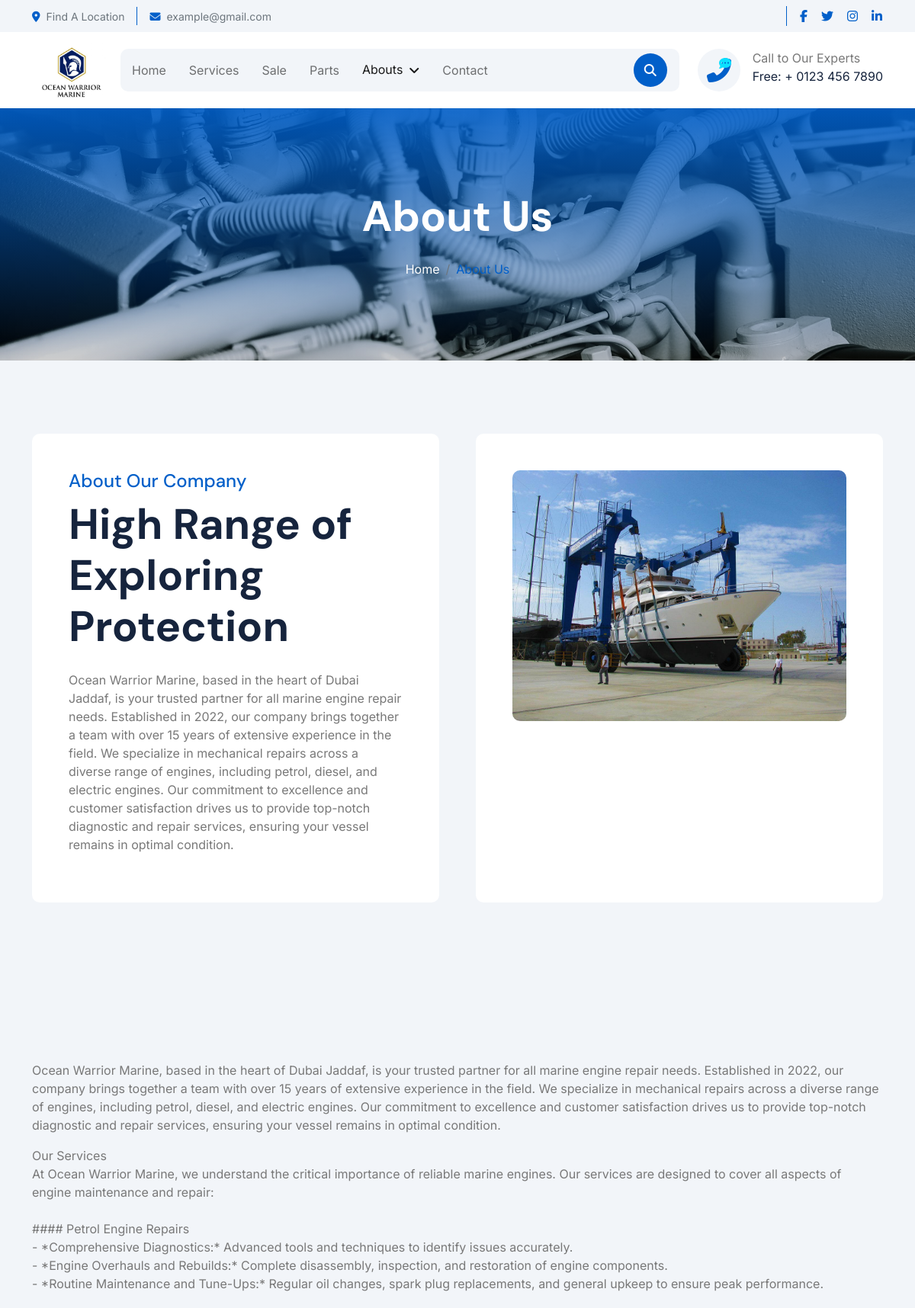
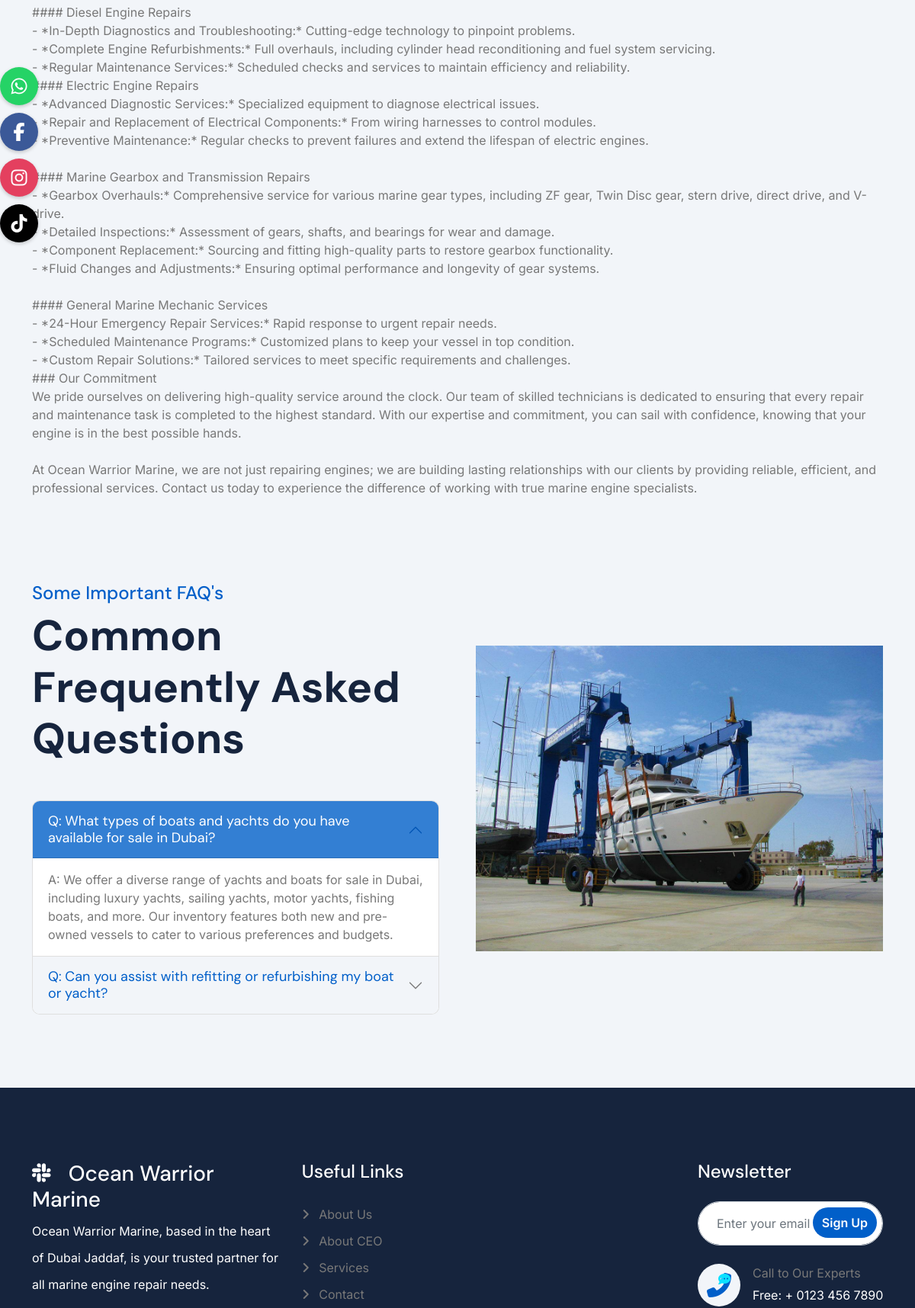
The page /about-us/ (upper part) on the database its author committed (2 pictures, top to bottom).
### settings/models.py (models this page shows, shortened)
class Settings(models.Model):
    site_name = models.CharField( max_length=50)
    logo = models.ImageField( upload_to='setting/')
    phone1 = models.CharField( max_length=30)
    phone2 = models.CharField( max_length=30 , blank=True , null=True)
    email1 = models.EmailField( max_length=254)
    email2 = models.EmailField( max_length=254 ,blank=True , null=True)
    description = models.TextField(max_length=1000)
    fb_link = models.URLField( max_length=200)
    tiktok_link = models.URLField( max_length=200)
    instagram_link = models.URLField( max_length=200)
    whatsapp_link = models.URLField( max_length=200)
    address = models.CharField( max_length=50)
    views = models.PositiveIntegerField(default=0)
    class Meta:
        verbose_name = ("Info")
        verbose_name_plural = ("Info")

### aboutus/models.py (models this page shows, shortened)
class AboutUS(models.Model):
    short_description = models.TextField(("short description"),max_length=1000)
    description = models.TextField(("description"),max_length=100000)
    image_cover = models.ImageField(upload_to='about/')
    class Meta:
        verbose_name = ("About US")
        verbose_name_plural = ("About US")

class FAQ(models.Model):
    title = models.CharField( max_length=150)
    description = models.TextField(max_length=3000)

### aboutus/views.py (the view)
# urls.py: path('' , views.about , name='about_ceo'),
def about(request):
    about = AboutUS.objects.last()
    faqs = FAQ.objects.all()
    context = {
        'about':about,
        'faqs':faqs
    }
    return render(request , 'about_us.html' , context)

### aboutus/templates/about_us.html (shortened to what this page needs)
{% extends "base.html" %}
{% load static %}
{% block body %}
<div class="container-fluid bg-breadcrumb">
    <div class="container text-center py-5" style="max-width: 900px;">
        <h4 class="text-white display-4 mb-4 wow fadeInDown" data-wow-delay="0.1s">About Us</h4>
        <ol class="breadcrumb d-flex justify-content-center mb-0 wow fadeInDown" data-wow-delay="0.3s">
            <li class="breadcrumb-item"><a href="/">Home</a></li>
            <li class="breadcrumb-item active text-primary">About Us</li>
        </ol>
    </div>
</div>
<div class="container-fluid bg-light about py-5">
    <div class="container py-5">
        <div class="row g-5">
            <div class="col-xl-6 wow fadeInLeft" data-wow-delay="0.2s">
                <div class="about-item-content bg-white rounded p-5 h-100">
                    <h4 class="text-primary">About Our Company</h4>
                    <h1 class="display-4 mb-4">High Range of Exploring Protection</h1>
                    <p>{{about.short_description|safe}}
                    </p>
                </div>
            </div>
            <div class="col-xl-6 wow fadeInRight" data-wow-delay="0.2s">
                <div class="bg-white rounded p-5 h-100">
                    <div class="row g-4 justify-content-center">
                        <div class="col-12">
                            <div class="rounded bg-light">
                                <img src="{{about.image_cover.url}}" class="img-fluid rounded w-100" alt="">
                            </div>
                        </div>
                    </div>
                </div>
            </div>
        </div>
    </div>
</div>
<div class="container-fluid bg-light about py-5">
    <div class="container py-5">
        <div class="row g-5">
            <div class="w-100">
                <p>{{about.description|safe}}</p>
            </div>
        </div>
    </div>
</div>
<div class="container-fluid faq-section bg-light pb-5">
    <div class="container pb-5">
        <div class="row g-5 align-items-center">
            <div class="col-xl-6 wow fadeInLeft" data-wow-delay="0.2s">
                <div class="h-100">
                    <div class="mb-5">
                        <h4 class="text-primary">Some Important FAQ's</h4>
                        <h1 class="display-4 mb-0">Common Frequently Asked Questions</h1>
                    </div>
                    <div class="accordion" id="accordionExample">
                        {% for faq in faqs %}
                        <div class="accordion-item">
                            <h2 class="accordion-header" id="heading{{ forloop.counter }}">
                                <button class="accordion-button border-0 {% if not forloop.first %}collapsed{% endif %}"
                                    type="button" data-bs-toggle="collapse"
                                    data-bs-target="#collapse{{ forloop.counter }}"
                                    aria-expanded="{% if forloop.first %}true{% else %}false{% endif %}"
                                    aria-controls="collapse{{ forloop.counter }}">
                                    Q: {{ faq.title }}
                                </button>
                            </h2>
                            <div id="collapse{{ forloop.counter }}"
                                class="accordion-collapse collapse {% if forloop.first %}show{% endif %}"
                                aria-labelledby="heading{{ forloop.counter }}" data-bs-parent="#accordionExample">
                                <div class="accordion-body rounded">
                                    A: {{ faq.description }}
                                </div>
                            </div>
                        </div>
                        {% endfor %}
                    </div>
                </div>
            </div>
            <div class="col-xl-6 wow fadeInRight" data-wow-delay="0.4s">
                <img src="{{about.image_cover.url}}" class="img-fluid w-100" alt="">
            </div>
        </div>
    </div>
</div>
{% endblock %}

### templates/base.html (shortened to what this page needs)
<!DOCTYPE html>
{% load static %}
<html lang="en">
<head>
    <link rel="stylesheet" href="https://use.fontawesome.com/releases/v5.15.4/css/all.css" />
    <link href="https://cdn.jsdelivr.net/npm/bootstrap-icons@1.4.1/font/bootstrap-icons.css" rel="stylesheet">
    <link rel="stylesheet" href="https://unpkg.com/swiper/swiper-bundle.min.css">
    <link rel="stylesheet" href="{% static 'lib/animate/animate.min.css'%}" />
    <link href="{% static 'lib/lightbox/css/lightbox.min.css'%}" rel="stylesheet">
    <link href="{% static 'lib/owlcarousel/assets/owl.carousel.min.css'%}" rel="stylesheet">
    <link href="{% static 'css/bootstrap.min.css'%}" rel="stylesheet">
    <link href="{% static 'css/all.min.css'%}" rel="stylesheet">
    <link href="{% static 'css/style.css'%}" rel="stylesheet">
</head>
<body>
    <div class="container-fluid topbar px-0 px-lg-4 bg-light py-2 d-none d-lg-block">
        <div class="container">
            <div class="row gx-0 align-items-center">
                <div class="col-lg-8 text-center text-lg-start mb-lg-0">
                    <div class="d-flex flex-wrap">
                        <div class="border-end border-primary pe-3">
                            <a href="#" class="text-muted small"><i
                                    class="fas fa-map-marker-alt text-primary me-2"></i>Find A Location</a>
                        </div>
                        <div class="ps-3">
                            <a href="mailto:example@gmail.com" class="text-muted small"><i
                                    class="fas fa-envelope text-primary me-2"></i>example@gmail.com</a>
                        </div>
                    </div>
                </div>
                <div class="col-lg-4 text-center text-lg-end">
                    <div class="d-flex justify-content-end">
                        <div class="d-flex border-start border-primary ps-3">
                            <a class="btn p-0 text-primary me-3" href="#"><i class="fab fa-facebook-f"></i></a>
                            <a class="btn p-0 text-primary me-3" href="#"><i class="fab fa-twitter"></i></a>
                            <a class="btn p-0 text-primary me-3" href="#"><i class="fab fa-instagram"></i></a>
                            <a class="btn p-0 text-primary me-0" href="#"><i class="fab fa-linkedin-in"></i></a>
                        </div>
                    </div>
                </div>
            </div>
        </div>
    </div>
    <div class="container-fluid nav-bar px-0 px-lg-4 py-lg-0">
        <div class="container">
            <nav class="navbar navbar-expand-lg navbar-light">
                <a href="/" class="navbar-brand p-0">
                    <img src="{{myfooter.logo.url}}" height="100px" width="100px" alt="Logo">
                </a>
                <div class="collapse navbar-collapse" id="navbarCollapse">
                    <div class="navbar-nav mx-0 mx-lg-auto">
                        <a href="/" class="nav-item nav-link {% if request.path == '/' %}active{% endif %}">Home</a>
                        <a href="{% url 'services'%}"
                            class="nav-item nav-link {% if request.path == '/services/' %}active{% endif %}">Services</a>
                        <a href="{% url 'on_sale'%}"
                            class="nav-item nav-link {% if request.path == '/boats/on_sale/' %}active{% endif %}">Sale</a>
                        <a href="{% url 'parts'%}"
                            class="nav-item nav-link {% if request.path == '/boats/parts/' %}active{% endif %}">Parts</a>
                        <div class="nav-item dropdown">
                            <a href="#" class="nav-link {% if 'about' in request.path %} active {% endif %}"
                                data-bs-toggle="dropdown">
                                <span class="dropdown-toggle">Abouts</span>
                            </a>
                        </div>
                        <a href="{% url 'contact'%}"
                            class="nav-item {% if request.path == '/contact/' %}active{% endif %} nav-link">Contact</a>
                        <div class="nav-btn px-3">
                            <button class="btn-search btn btn-primary btn-md-square rounded-circle flex-shrink-0"
                                data-bs-toggle="modal" data-bs-target="#searchModal"><i
                                    class="fas fa-search"></i></button>
                        </div>
                    </div>
                </div>
                <div class="d-none d-xl-flex flex-shrink-0 ps-4">
                    <a href="#" class="btn btn-light btn-lg-square rounded-circle position-relative wow tada"
                        data-wow-delay=".9s">
                        <i class="fa fa-phone-alt fa-2x"></i>
                        <div class="position-absolute" style="top: 7px; right: 12px;">
                            <span><i class="fa fa-comment-dots text-secondary"></i></span>
                        </div>
                    </a>
                    <div class="d-flex flex-column ms-3">
                        <span>Call to Our Experts</span>
                        <a href="tel:+ 0123 456 7890"><span class="text-dark">Free: + 0123 456 7890</span></a>
                    </div>
                </div>
            </nav>
        </div>
    </div>
     <div class="social-icons-side">
        <a href="https://wa.me/{{myfooter.phone1}}" class="whatsapp-side" target="_blank"><i class="fab fa-whatsapp"></i></a>
        <a href="{{myfooter.fb_link}}" class="facebook-side" target="_blank"><i class="fab fa-facebook-f"></i></a>
        <a href="{{myfooter.instagram_link}}" class="instagram-side" target="_blank"><i class="fab fa-instagram"></i></a>
        <a href="{{myfooter.tiktok_link}}" class="tiktok-side" target="_blank"><i class="fab fa-tiktok"></i></a>
    </div>
    {% block body %}
    {% endblock body %}
    <div class="container-fluid footer py-5 wow fadeIn" data-wow-delay="0.2s">
        <div class="container py-5">
            <div class="row g-5">
                <div class="col-xl-9">
                    <div class="mb-5">
                        <div class="row g-4">
                            <div class="col-md-6 col-lg-6 col-xl-5">
                                <div class="footer-item">
                                    <a href="/" class="p-0">
                                        <h3 class="text-white"><i class="fab fa-slack me-3"></i> {{myfooter.site_name}}
                                        </h3>
                                    </a>
                                    <p class="text-white mb-4">{{myfooter.description}}</p>
                                </div>
                            </div>
                            <div class="col-md-6 col-lg-6 col-xl-3">
                                <div class="footer-item">
                                    <h4 class="text-white mb-4">Useful Links</h4>
                                    <a href="{% url 'about_us'%}"><i class="fas fa-angle-right me-2"></i> About Us</a>
                                    <a href="{% url 'about_ceo'%}"><i class="fas fa-angle-right me-2"></i> About CEO</a>
                                    <a href="{% url 'services'%}"><i class="fas fa-angle-right me-2"></i> Services</a>
                                    <a href="{% url 'contact'%}"><i class="fas fa-angle-right me-2"></i> Contact</a>
                                </div>
                            </div>
                        </div>
                    </div>
                </div>
                <div class="col-xl-3">
                    <div class="footer-item">
                        <h4 class="text-white mb-4">Newsletter</h4>
<div class="position-relative rounded-pill mb-4">
    <form id="newsletterForm" action="{% url 'newsletters' %}" method="POST">
        <input class="form-control rounded-pill w-100 py-3 ps-4 pe-5" name="email" type="email"
               placeholder="Enter your email" required>
        <button type="submit" class="btn btn-primary rounded-pill position-absolute top-0 end-0 py-2 mt-2 me-2">Sign Up</button>
    </form>
</div>
                        <div class="d-flex flex-shrink-0">
                            <div class="footer-btn">
                                <a href="#" class="btn btn-lg-square rounded-circle position-relative wow tada"
                                    data-wow-delay=".9s">
                                    <i class="fa fa-phone-alt fa-2x"></i>
                                    <div class="position-absolute" style="top: 2px; right: 12px;">
                                        <span><i class="fa fa-comment-dots text-secondary"></i></span>
                                    </div>
                                </a>
                            </div>
                            <div class="d-flex flex-column ms-3 flex-shrink-0">
                                <span>Call to Our Experts</span>
                                <a href="tel:+ 0123 456 7890"><span class="text-white">Free: + 0123 456 7890</span></a>
                            </div>
                        </div>
                    </div>
                </div>
            </div>
        </div>
    </div>
</body>
</html>

### rows shown on the page
Settings: logo (picture), site_name "Ocean Warrior Marine", description "Ocean Warrior Marine, based in the heart of Dubai Jaddaf, is your trusted partner for all marine engine repair needs."
AboutUS: short_description "Ocean Warrior Marine, based in the heart of Dubai Jaddaf, is your trusted partner for all marine engine repair needs. Established in 2022, our company brings together a team with over 15 years of extensive experience in the field. We specialize in mechanical repairs across a diverse range of engines, including petrol, diesel, and electric engines. Our commitment to excellence and customer satisfaction drives us to provide top-notch diagnostic and repair services, ensuring your vessel remains in optimal condition.", image_cover (picture), description "Ocean Warrior Marine, based in the heart of Dubai Jaddaf, is your trusted partner for all marine engine repair needs. Established in 2022, our company brings together a team with over 15 years of extensive experience in the field. We specialize in mechanical repairs across a diverse range of engines, including petrol, diesel, and electric engines. Our commitment to excellence and customer satisfaction drives us to provide top-notch diagnostic and repair services, ensuring your vessel remains in optimal condition. Our Services At Ocean Warrior Marine, we understand the critical importance of reliable marine engines. Our services are designed to cover all aspects of engine maintenance and…"
FAQ: title "What types of boats and yachts do you have available for sale in Dubai?", description "We offer a diverse range of yachts and boats for sale in Dubai, including luxury yachts, sailing yachts, motor yachts, fishing boats, and more. Our inventory features both new and pre-owned vessels to cater to various preferences and budgets."
FAQ: title "Can you assist with refitting or refurbishing my boat or yacht?"
